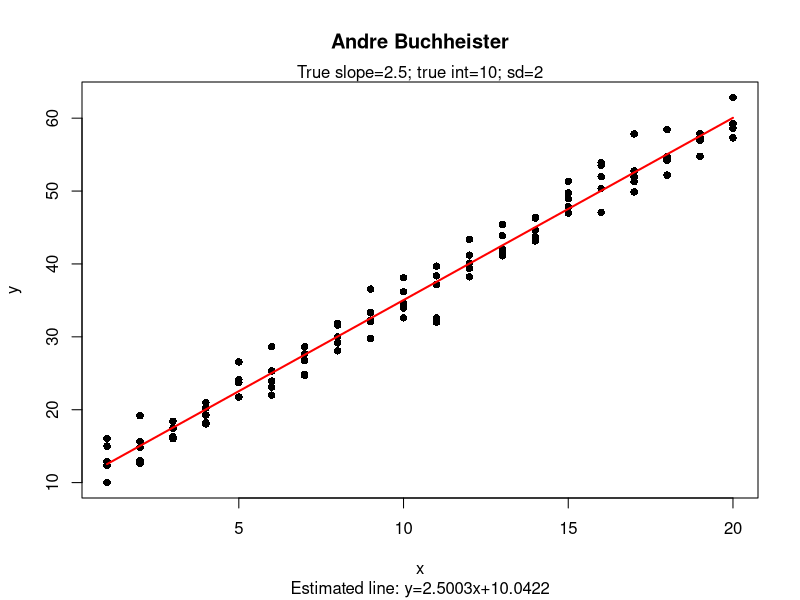
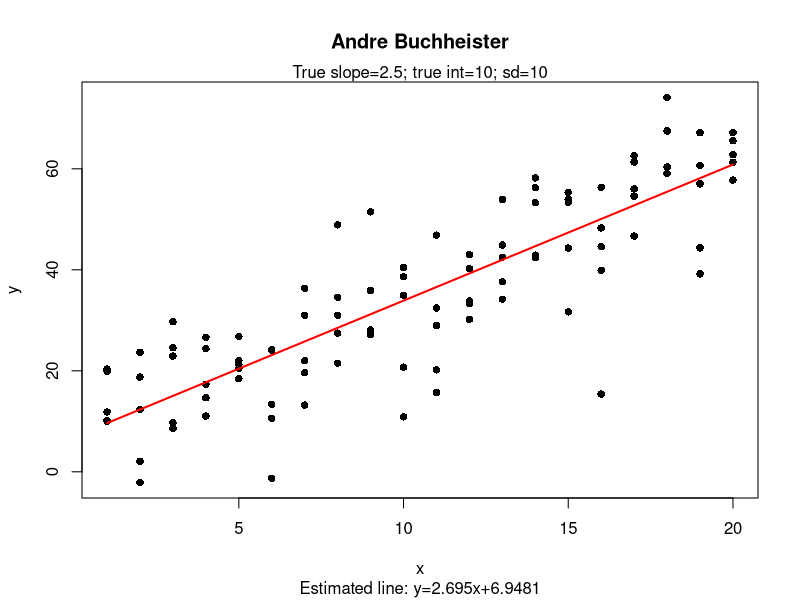
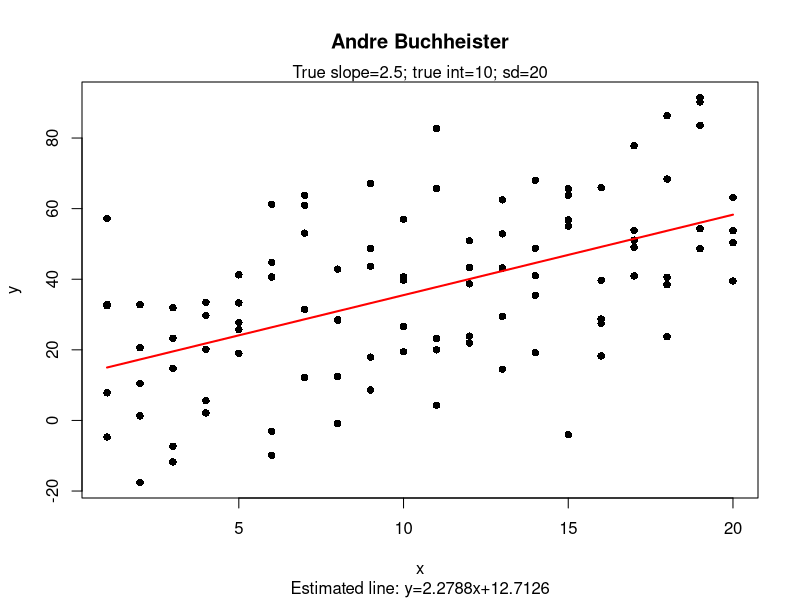
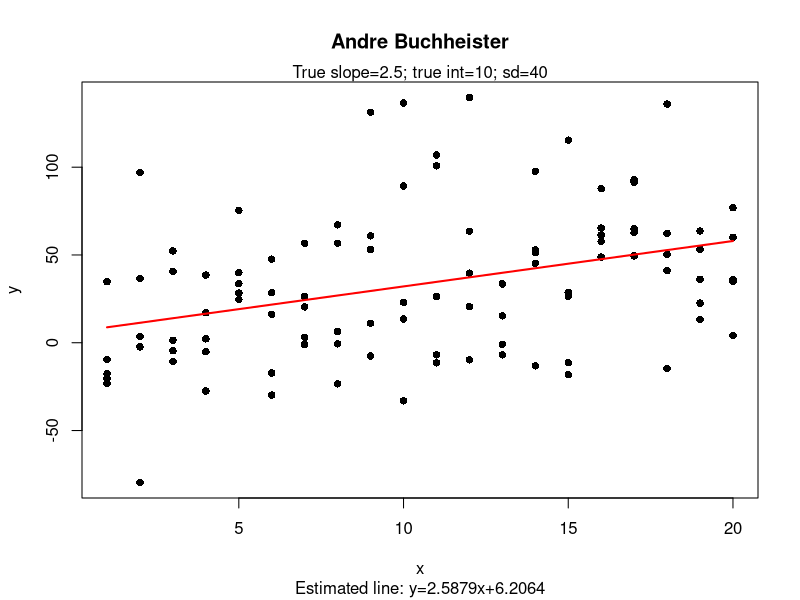
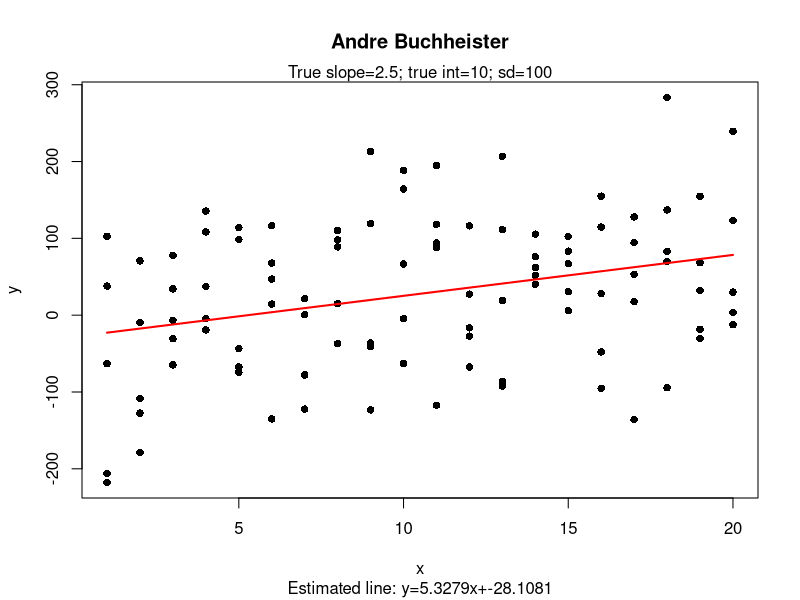

These charts were generated, in order, by the following R code:
####################################################
# FISH 458/558 - Fisheries Population Dynamics 
# Lab 1 HW - Intro to R   
# A. Buchheister 
# January 2019
####################################################


############################################################
#  QUESTIONS FOR 558 (Or Extra Credit for 458 students)
############################################################

# D. Do the following (5 points)

#Simulating data can be very helpful for quantitative studies. Here, I want you to 
#generate simulated X and Y data and run a regression analysis. The final
#product is simply a plot with the model fit and regression equation.
#For some of you this may be very new and you haven't received much 
#guidance. As graduate students, you will often have to figure things out 
#on your own. Use the resources available to you, including your classmates
#as needed. I'm also available during office hours.

#Generate 100 "X" values from 1 to 20, with each value having 5 replicates (e.g., 1,1,1,1,1,2,2,2,2,2...)
#(search online or look at the "Data Creation" section of the R Reference Card 
#for a good R function to do this).

#Then generate 100 "Y" values using a regression model defined by:
#  Y = 2.5*X + 10

#Now, add a small amount of random error or noise to each Y value based on
#a normal distribution with a mean of 0 and a standard deviation of 2.
#For this, you will need to create 100 values using the rnorm() function from lab.

#Run a regression on your simulated data and estimate the slope and intercept
#for the linear model (see the lm() function from lab). Generate a plot with your model fit, 
#but set the title of your graph
#to be the estimated regression model equation (e.g., "Y=2.452X+9.555").

#Describe how your plot and the regression
#equation changes if you increase the standard deviation for your random error
#from sd=2 to sd=10?


  
  
###558 SOLUTION USING A FUNCTION###

#Define function with parameters for slope, intercept (int), and stdev (sd.dist)
  
SimFunc = function(slope, int, sd.dist) {

  #For troubleshooting function (use this to test whether the code within the function is working ok):
    #slope=2.5; int=10; sd.dist=10  #TROUBLESHOOTING VALUES 
      #in other words, store values for "slope", "int", and "sd.dist" so that you can run the code below.
      #then, once the code is working and generating your desired output, you comment out the TROUBLESHOOTING VALUES.
      #Lastly, you run the code, but this time include the function wrapper (ie, "SimFunc = function(...){  "), but dont
      #forget to close out your curly bracket "}" at the end of your script.
  
  #Scenario 1
  #Generate data 
  x = rep(1:20,each=5)
  #set.seed(10) #Use this to specify a "specific" set of random numbers; otherwise, you will generate random numbers each time you generate new data.
  y = slope*x + int + rnorm(n=length(x),mean=0,sd=sd.dist)  #Note the use of the function parameters...
  
  #Run regression
  mod3=lm(y~x)
  
  #View output
    #summary(mod3)
    #hist(resid(mod3))
    #plot(mod3, which=1)
  
  #Define estimated parameters as objects to automate their inclusion in the graph.
  mod3$coefficients
  int.est = round(mod3$coefficients[1], 4)
  slope.est = round(mod3$coefficients[2], 4)
  
  plot(x,y, pch=16, main="Andre Buchheister", sub=paste("Estimated line: y=",slope.est,"x+",int.est, sep="")) #use paste() function to generate subtitle with equation 
  lines(x,predict(mod3),lwd=2,col='red')
  mtext(paste("True slope=",slope,"; true int=",int,"; sd=",sd.dist, sep=""), side=3) #decided to add in a line indicating the true, underlying parameters
}
  
#Run function with different parameter values.

  SimFunc(slope=2.5, int=10, sd.dist=2)  
    
  SimFunc(slope=2.5, int=10, sd.dist=10)
  
  #Identical results to before!
  #but you could now play with the function to look at other scenarios
  SimFunc(slope=2.5, int=10, sd.dist=20)
  SimFunc(slope=2.5, int=10, sd.dist=40)  
  SimFunc(slope=2.5, int=10, sd.dist=100)  
  